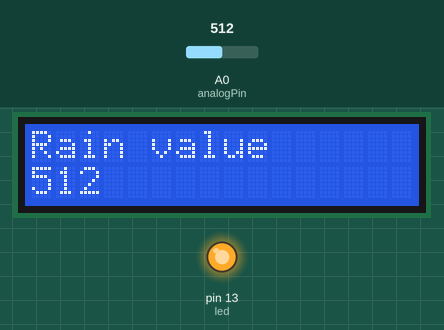
Recording of a sketch running on a simulated Arduino Uno, built with avr-gcc and run on an emulated ATmega328P. On the bench: 16×2 character LCD, output pins drawn as LEDs (lit = HIGH). Inputs (shaded band) come from the test bench; at power-on: A0 (analogPin) = 512. What the sketch prints to the serial monitor is not drawn.

Above: at 1.2 s.
1.3 s: A0 (analogPin) set to 790
At 3.0 s:
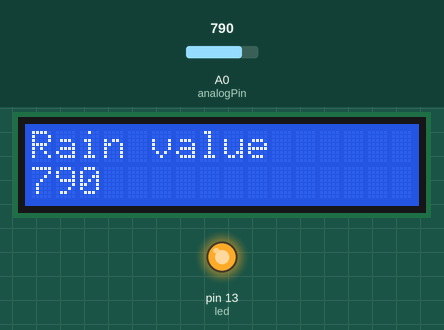
3.3 s: A0 (analogPin) set to 812
At 4.3 s:
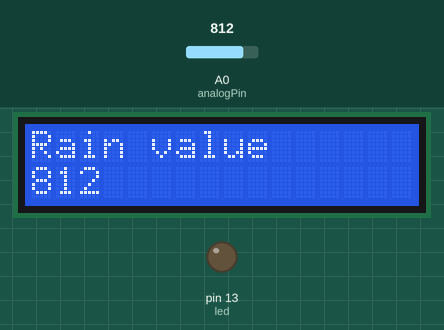
5.1 s: A0 (analogPin) set to 900
At 6.7 s:
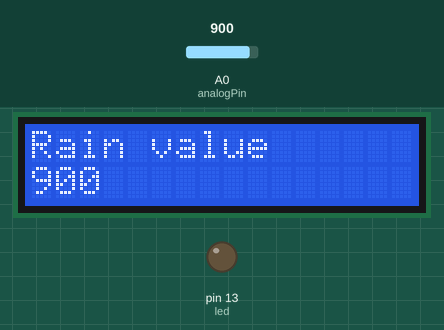
Timing chart, 0 to 8.2 s (numbered marks = the images above; inputs shaded):
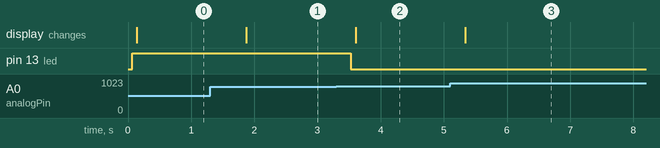

Measured:
- the behaviour switches between 799 and 800 on A0 (analogPin) (found by bisection; images 1 and 2)
- after the input at 1.3 s, the display: changes after 0.57 s (image 1)
- after the input at 3.3 s, pin 13 (led): HIGH → LOW after 0.23 s; the display: changes after 0.30 s (image 2)
- after the input at 5.1 s, the display: changes after 0.24 s (image 3)

The sketch:

LiquidLevel_with_LCD.ino
```cpp
#include <LiquidCrystal_I2C.h>

LiquidCrystal_I2C lcd(0x27, 16, 2);

int analogPin = A0;
int led = 13;
int data = 0;

void setup(){
  pinMode(led, OUTPUT);
  Serial.begin(9600);
  lcd.init();
  lcd.backlight();
}

void loop(){
  int data = analogRead(analogPin);

  if(isnan(data)){
    Serial.println("Failed to read from rain_drop sensor");
  }

  else if(data<800){
    digitalWrite(led, HIGH);
  }
  else{
    digitalWrite(led, LOW);
  }
  show(data);
  delay(500);
}

void show(int val){
  lcd.init();
  Serial.println((int)val);
  String text = "Rain value";

  lcd.setCursor(0,0);
  lcd.print(text);

  lcd.setCursor(0,1);
  lcd.print(val);
}
```
